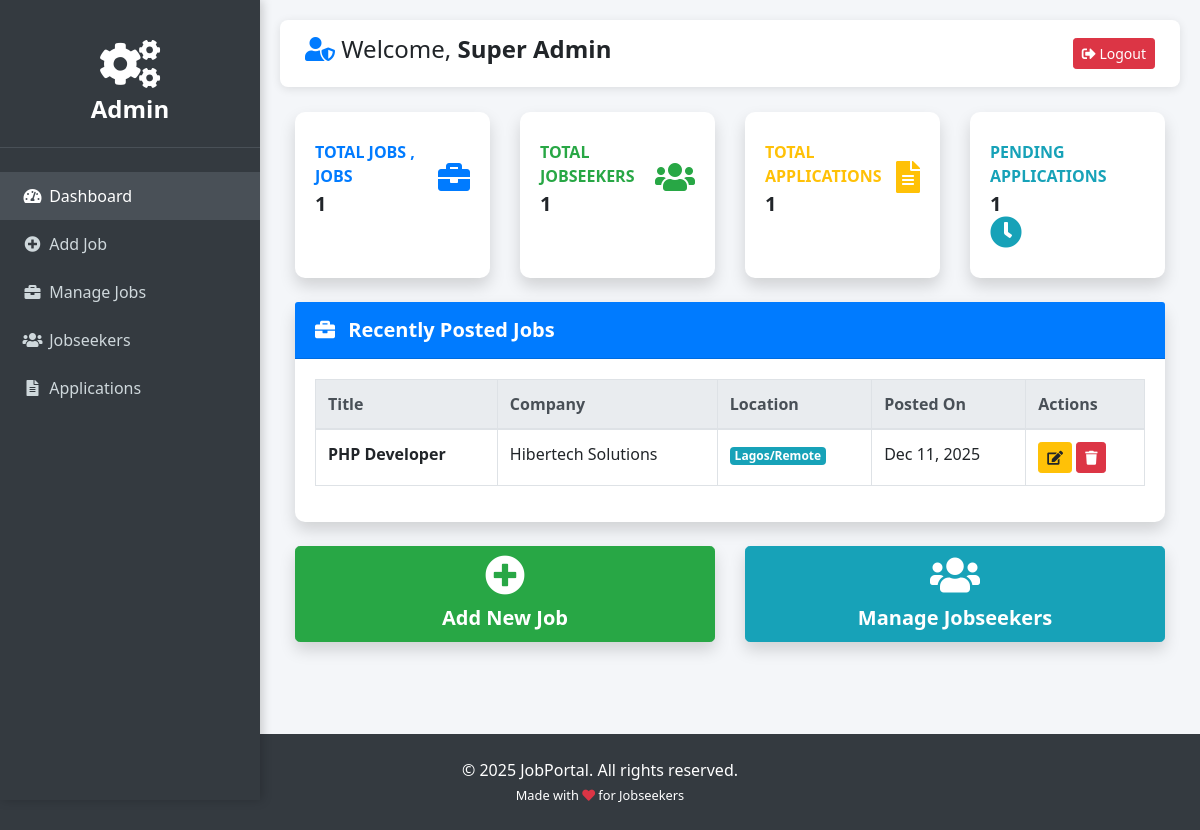
Page /admin/dashboard.php (signed in) on the committed database.
### tables this page shows
CREATE TABLE IF NOT EXISTS `users` (
  `id` int NOT NULL AUTO_INCREMENT,
  `fullname` varchar(100) DEFAULT NULL,
  `username` varchar(50) NOT NULL,
  `email` varchar(100) NOT NULL,
  `phone` varchar(20) DEFAULT NULL,
  `location` varchar(100) DEFAULT NULL,
  `experience` varchar(50) DEFAULT NULL,
  `education` varchar(100) DEFAULT NULL,
  `skills` text,
  `password` varchar(255) NOT NULL,
  `role` enum('user','admin') DEFAULT 'user',
  `created_at` timestamp NULL DEFAULT CURRENT_TIMESTAMP,
  PRIMARY KEY (`id`),
  UNIQUE KEY `username` (`username`),
  UNIQUE KEY `email` (`email`)
);

CREATE TABLE IF NOT EXISTS `jobs` (
  `id` int NOT NULL AUTO_INCREMENT,
  `title` varchar(100) NOT NULL,
  `company` varchar(100) NOT NULL,
  `location` varchar(100) NOT NULL,
  `description` text NOT NULL,
  `created_at` timestamp NULL DEFAULT CURRENT_TIMESTAMP,
  `salary` varchar(50) DEFAULT 'Not disclosed',
  `type` varchar(50) DEFAULT 'Full-time',
  `experience_level` varchar(50) DEFAULT 'Not specified',
  PRIMARY KEY (`id`)
);

### admin/dashboard.php (the view, shortened to what this page needs)
<?php include '../includes/admin-navbar.php'; ?>
<div class="row">
    <div class="col-lg-3 col-md-6 mb-4">
        <div class="card border-left-primary shadow h-100 py-2">
            <div class="card-body">
                <div class="row no-gutters align-items-center">
                    <div class="col mr-2">
                        <div class="text-xs font-weight-bold text-primary text-uppercase mb-1">
                            Total Jobs
, Jobs</div>
                        <div class="h5 mb-0 font-weight-bold text-gray-800">
                            <?php
                            $result = $conn->query("SELECT COUNT(*) as total FROM jobs");
                            echo $result->fetch_assoc()['total'];
                            ?>
                        </div>
                    </div>
                    <div class="col-auto">
                        <i class="fas fa-briefcase fa-2x text-primary"></i>
                    </div>
                </div>
            </div>
        </div>
    </div>
    <div class="col-lg-3 col-md-6 mb-4">
        <div class="card border-left-success shadow h-100 py-2">
            <div class="card-body">
                <div class="row no-gutters align-items-center">
                    <div class="col mr-2">
                        <div class="text-xs font-weight-bold text-success text-uppercase mb-1">
                            Total Jobseekers</div>
                        <div class="h5 mb-0 font-weight-bold text-gray-800">
                            <?php
                            $result = $conn->query("SELECT COUNT(*) as total FROM users WHERE role = 'user'");
                            echo $result->fetch_assoc()['total'];
                            ?>
                        </div>
                    </div>
                    <div class="col-auto">
                        <i class="fas fa-users fa-2x text-success"></i>
                    </div>
                </div>
            </div>
        </div>
    </div>
    <div class="col-lg-3 col(md-6 mb-4">
        <div class="card border-left-warning shadow h-100 py-2">
            <div class="card-body">
                <div class="row no-gutters align-items-center">
                    <div class="col mr-2">
                        <div class="text-xs font-weight-bold text-warning text-uppercase mb-1">
                            Total Applications</div>
                        <div class="h5 mb-0 font-weight-bold text-gray-800">
                            <?php
                            $result = $conn->query("SELECT COUNT(*) as total FROM applications");
                            echo $result->fetch_assoc()['total'];
                            ?>
                        </div>
                    </div>
                    <div class="col-auto">
                        <i class="fas fa-file-alt fa-2x text-warning"></i>
                    </div>
                </div>
            </div>
        </div>
    </div>
    <div class="col-lg-3 col-md-6 mb-4">
        <div class="card border-left-info shadow h-100 py-2">
            <div class="card-body">
                <div class="row no-gutters align-items-center">
                    <div class="col mr-2">
                        <div class="text-xs font-weight-bold text-info text-uppercase mb-1">
                            Pending Applications</div>
                        <div class="h5 mb-0 font-weight-bold text-gray-800">
                            <?php
                            $result = $conn->query("SELECT COUNT(*) as total FROM applications");
                            echo $result->fetch_assoc()['total'];
                            ?>
                        </div>
                    </div>
                    <div class="col-auto">
                        <i class="fas fa-clock fa-2x text-info"></i>
                    </div>
                </div>
            </div>
        </div>
    </div>
</div>
<div class="card shadow mb-4">
    <div class="card-header py-3 bg-primary text-white">
        <h5 class="m-0 font-weight-bold">
            <i class="fas fa-briefcase mr-2"></i> Recently Posted Jobs
        </h5>
    </div>
    <div class="card-body">
        <div class="table-responsive">
            <table class="table table-bordered table-hover" width="100%" cellspacing="0">
                <thead class="thead-light">
                    <tr>
                        <th>Title</th>
                        <th>Company</th>
                        <th>Location</th>
                        <th>Posted On</th>
                        <th>Actions</th>
                    </tr>
                </thead>
                <tbody>
                    <?php
                    $result = $conn->query("SELECT * FROM jobs ORDER BY created_at DESC LIMIT 10");
                    if ($result->num_rows > 0):
                        while ($job = $result->fetch_assoc()):
                    ?>
                        <tr>
                            <td><strong><?php echo htmlspecialchars($job['title']); ?></strong></td>
                            <td><?php echo htmlspecialchars($job['company']); ?></td>
                            <td><span class="badge badge-info"><?php echo htmlspecialchars($job['location']); ?></span></td>
                            <td><?php echo date("M j, Y", strtotime($job['created_at'])); ?></td>
                            <td>
                                <a href="edit-job.php?id=<?php echo $job['id']; ?>" class="btn btn-warning btn-sm">
                                    <i class="fas fa-edit"></i>
                                </a>
                                <a href="delete-job.php?id=<?php echo $job['id']; ?>" class="btn btn-danger btn-sm"
                                   onclick="return confirm('Delete this job?')">
                                    <i class="fas fa-trash"></i>
                                </a>
                            </td>
                        </tr>
                    <?php
                        endwhile;
                    endif; ?>
                </tbody>
            </table>
        </div>
    </div>
</div>
<div class="row">
    <div class="col-md-6 mb-4">
        <a href="add-job.php" class="btn btn-success btn-lg btn-block shadow">
            <i class="fas fa-plus-circle fa-2x mb-2 d-block"></i>
            <strong>Add New Job</strong>
        </a>
    </div>
    <div class="col-md-6 mb-4">
        <a href="manage-users.php" class="btn btn-info btn-lg btn-block shadow text-white">
            <i class="fas fa-users fa-2x mb-2 d-block"></i>
            <strong>Manage Jobseekers</strong>
        </a>
    </div>
</div>
</div>
</div>
<?php include '../includes/footer.php'; ?>
</body>
</html>

### includes/admin-navbar.php (shortened to what this page needs)
<?php
include 'connect.php';
$admin_name = "Admin";
if (isset($_SESSION['user_id'])) {
    $stmt = $conn->prepare("SELECT fullname, username FROM users WHERE id = ? AND role = 'admin'");
    $stmt->bind_param("i", $_SESSION['user_id']);
    $stmt->execute();
    $result = $stmt->get_result();
    if ($row = $result->fetch_assoc()) {
        $admin_name = $row['fullname'] ?: $row['username'];
    }
}
?>
<!DOCTYPE html>
<html lang="en">
<head>
    <link rel="stylesheet" href="https://stackpath.bootstrapcdn.com/bootstrap/4.5.2/css/bootstrap.min.css">
    <link rel="stylesheet" href="https://cdnjs.cloudflare.com/ajax/libs/font-awesome/5.15.4/css/all.min.css">
    <link rel="stylesheet" href="../assets/css/style.css">
</head>
<body>
<div class="admin-sidebar">
    <div class="logo text-white">
        <i class="fas fa-cogs fa-2x"></i><br>Admin
    </div>
    <nav class="mt-4">
        <a href="dashboard.php" class="nav-link <?php echo basename($_SERVER['PHP_SELF']) == 'dashboard.php' ? 'active' : ''; ?>">
            <i class="fas fa-tachometer-alt"></i> <span class="nav-text">Dashboard</span>
        </a>
        <a href="add-job.php" class="nav-link <?php echo basename($_SERVER['PHP_SELF']) == 'add-job.php' ? 'active' : ''; ?>">
            <i class="fas fa-plus-circle"></i> <span class="nav-text">Add Job</span>
        </a>
        <a href="manage-jobs.php" class="nav-link <?php echo in_array(basename($_SERVER['PHP_SELF']), ['manage-jobs.php', 'edit-job.php', 'delete-job.php']) ? 'active' : ''; ?>">
            <i class="fas fa-briefcase"></i> <span class="nav-text">Manage Jobs</span>
        </a>
        <a href="manage-users.php" class="nav-link <?php echo basename($_SERVER['PHP_SELF']) == 'manage-users.php' ? 'active' : ''; ?>">
            <i class="fas fa-users"></i> <span class="nav-text">Jobseekers</span>
        </a>
        <a href="applications.php" class="nav-link <?php echo basename($_SERVER['PHP_SELF']) == 'applications.php' ? 'active' : ''; ?>">
            <i class="fas fa-file-alt"></i> <span class="nav-text">Applications</span>
        </a>
    </nav>
</div>
<div class="main-content">
    <div class="topbar">
        <h4><i class="fas fa-user-shield text-primary"></i> Welcome, <strong><?php echo htmlspecialchars($admin_name); ?></strong></h4>
        <a href="../logout.php" class="btn btn-danger btn-sm">
            <i class="fas fa-sign-out-alt"></i> Logout
        </a>
    </div>
    <div class="container-fluid">

### assets/css/style.css (style rules this page uses)
.card { border: none; border-radius: 10px; }

### includes/admin-navbar.php (style rules this page uses)
body { background: #f4f6f9; font-family: 'Segoe UI', sans-serif; }
.admin-sidebar { position: fixed; top: 0; left: 0; height: 100vh; width: 260px; background: #343a40; color: white; padding-top: 20px; box-shadow: 2px 0 10px rgba(0,0,0,0.2); z-index: 1000; }
.admin-sidebar .logo { text-align: center; padding: 20px 15px; font-size: 1.5rem; font-weight: bold; border-bottom: 1px solid #495057; }
.admin-sidebar .nav-link { color: #cfd8dc; padding: 12px 20px; border-radius: 0; transition: all 0.3s; }
.admin-sidebar .nav-link:hover, .admin-sidebar .nav-link.active { background: #495057; color: white; }
.admin-sidebar .nav-link i { width: 25px; text-align: center; }
.main-content { margin-left: 260px; padding: 20px; }
.topbar { background: white; padding: 15px 25px; box-shadow: 0 2px 10px rgba(0,0,0,0.1); border-radius: 8px; margin-bottom: 25px; display: flex; justify-content: space-between; align-items: center; }

### rows in the picture
users: fullname "Super Admin"
jobs: title "PHP Developer", company "Hibertech Solutions", location "Lagos/Remote", created_at "Dec 11, 2025"

### other values in the picture
$result->fetch_assoc()['total'] "1"
